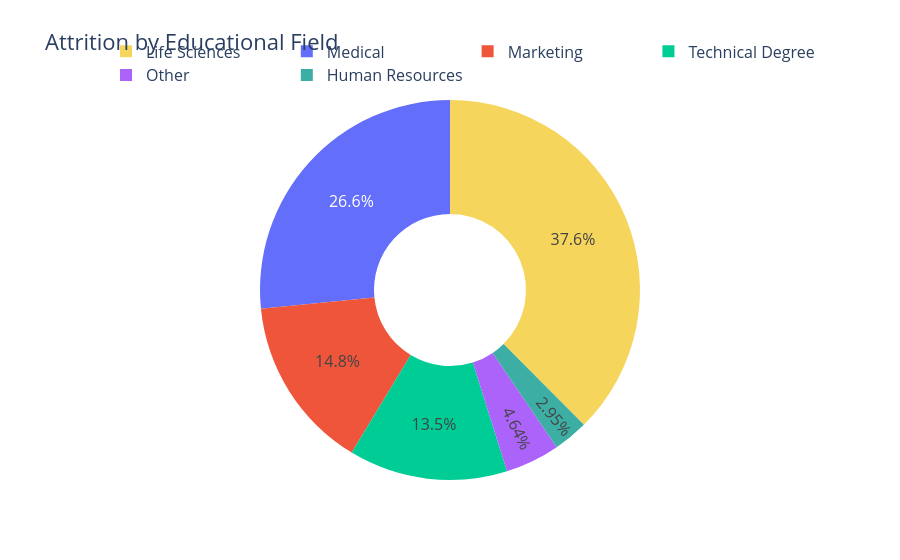

The notebook cell this image was saved under:
### Markdown cell above
## percentage of attrition by education field

### Code cell
attrition_by = attrition_data.groupby(['EducationField']).size().reset_index(name='Count')

fig = go.Figure(data=[go.Pie(
    labels=attrition_by['EducationField'],
    values=attrition_by['Count'],
    hole=0.4,
    marker=dict(colors=['#3CAEA3', '#F6D55C']),
    textposition='inside'
)])
fig.update_layout(title='Attrition by Educational Field', font=dict(size=16), legend=dict(
    orientation="h", yanchor="bottom", y=1.02, xanchor="right", x=1
))
fig.show()

### Figure 1 — Plotly figure (JSON) as saved in the notebook; plotly's stock layout.template omitted (floating-point values rounded to 4 significant figures)
{"data": [{"hole": 0.4, "labels": ["Human Resources", "Life Sciences", "Marketing", "Medical", "Other", "Technical Degree"], "marker": {"colors": ["#3CAEA3", "#F6D55C"]}, "textposition": "inside", "type": "pie", "values": [7, 89, 35, 63, 11, 32]}], "layout": {"font": {"size": 16}, "legend": {"orientation": "h", "x": 1, "xanchor": "right", "y": 1.02, "yanchor": "bottom"}, "title": {"text": "Attrition by Educational Field"}}}
